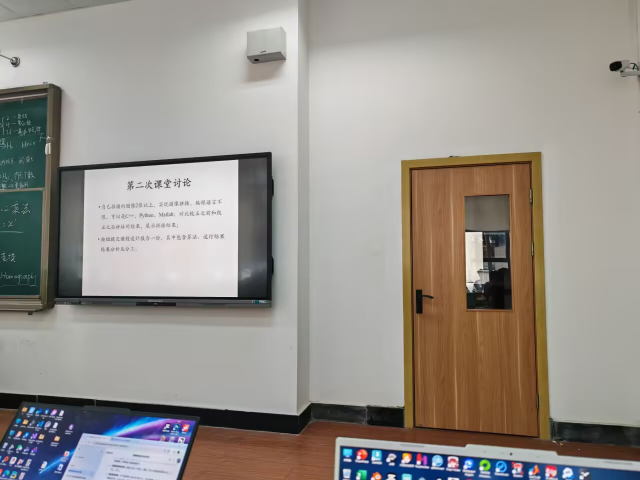
#> input picture Year3-Junior-大三/Sem2-大三下-智能感知与测控系统-Spring/01-计算机视觉-Computer-Vision/Source-视觉算法源码/Assets/1.jpg, 1280 x 960 px, found by its file name (shown at 1/2 size)
$ python CV3.py
#> lines starting #> are read from the running program, lines starting #| are printed output that depends on the picture; after the words box and inside, x2 and y2 are one past the last pixel; in counts of white or black regions, pixels touching at a corner belong together
import cv2
import numpy as np
import matplotlib.pyplot as plt


# 自动裁剪黑边的函数
def auto_crop(image, threshold=10):
    """
    找到全景图中的非黑色最大内接矩形进行裁剪
    """
    if image is None: return None

    # 转为灰度
    gray = cv2.cvtColor(image, cv2.COLOR_BGR2GRAY)

    # 阈值化，将所有非黑色区域（像素值>threshold）设为白(255)，其余黑(0)
    _, mask = cv2.threshold(gray, threshold, 255, cv2.THRESH_BINARY)

    # 找到所有非黑色区域的边界矩形
    non_zero_points = cv2.findNonZero(mask)
    if non_zero_points is None: return image
    x, y, w, h = cv2.boundingRect(non_zero_points)

    # 裁剪
    cropped = image[y:y + h, x:x + w]
    return cropped


# --- 主程序 ---

# 1. 读取原图 (确保 1.jpg 为左, 2.jpg 为中, 3.jpg 为右)
image_names = ['1.jpg', '2.jpg', '3.jpg']
raw_imgs = []
for name in image_names:
    img = cv2.imread(name)
#> img is the input picture: shape (960, 1280, 3); mean B, G, R 139.1, 145.7, 151
    if img is None:
        print(f"错误：无法读取图片 {name}，请确保其位于脚本同一目录下。")
        exit()
    raw_imgs.append(img)

# 2. 生成“校正前”对比图 (简单的横向排列，保持与之前一致)
h_min = min(img.shape[0] for img in raw_imgs)
#> h_min = 960
raw_resized = [cv2.resize(img, (int(img.shape[1] * h_min / img.shape[0]), h_min)) for img in raw_imgs]
#> raw_resized = 3 items
before_result = np.hstack(raw_resized)
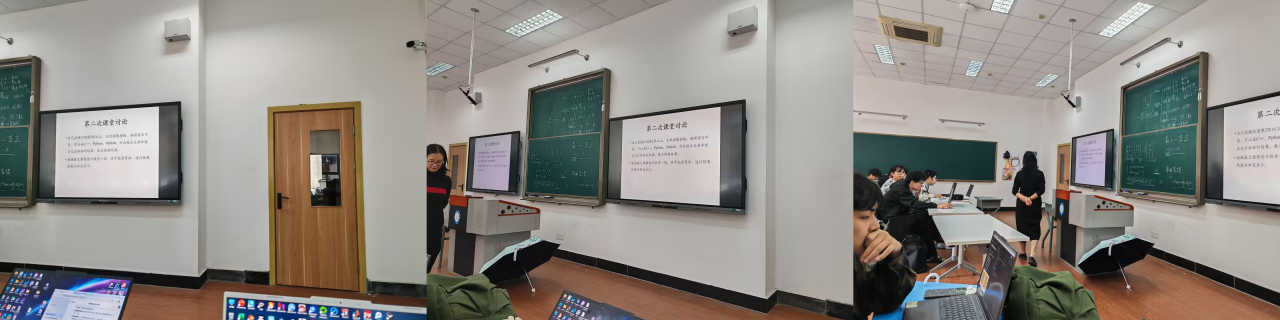
#> before_result: shape (960, 3840, 3) (shown at 1/3 size); mean of channels 0, 1, 2 131.9, 137.6, 142.1; drawn as B, G, R

# 3. 执行优化后的“校正后”拼接 (使用高级全景模式，内置柱面投影和自动相机参数估算)
print("正在执行高级全景拼接（柱面投影 + 自动相机畸变校正）...")

# 创建 Stitcher 对象，指定为全景模式
# 注意：这需要 opencv-contrib-python 包
stitcher = cv2.Stitcher_create(cv2.Stitcher_PANORAMA)

# 运行拼接
status, pano_raw = stitcher.stitch(raw_imgs)
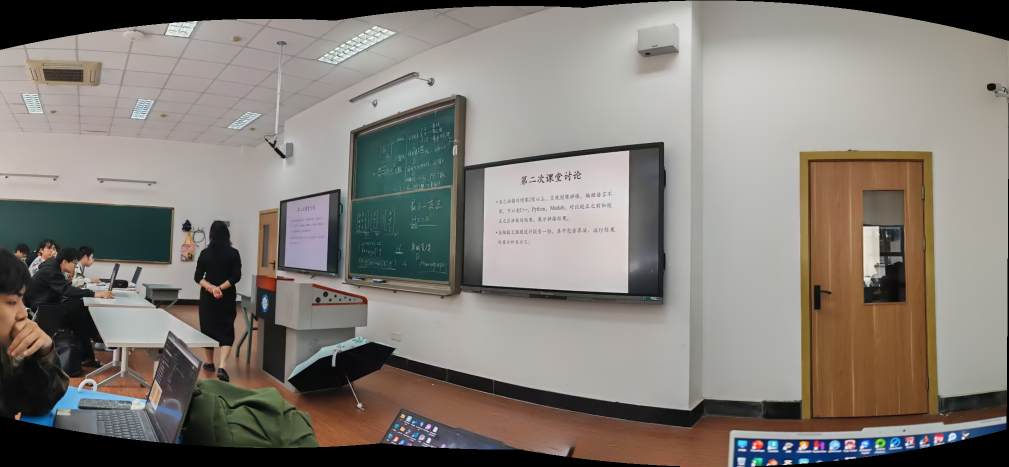
#> pano_raw: shape (933, 2018, 3) (shown at 1/2 size); mean of channels 0, 1, 2 118, 124.5, 130; drawn as B, G, R
#> status = 0

if status == cv2.Stitcher_OK:
    print("拼接成功！正在进行黑边裁剪...")

    # 4. 优化：自动裁剪黑边 (彻底解决“小”和不规则边缘问题)
    # 这个 final_result 就是我们要展示的“校正后”结果
    final_result = auto_crop(pano_raw)
#> in auto_crop, `gray = cv2.cvtColor(image, cv2.COLOR_BGR2GRAY)`:
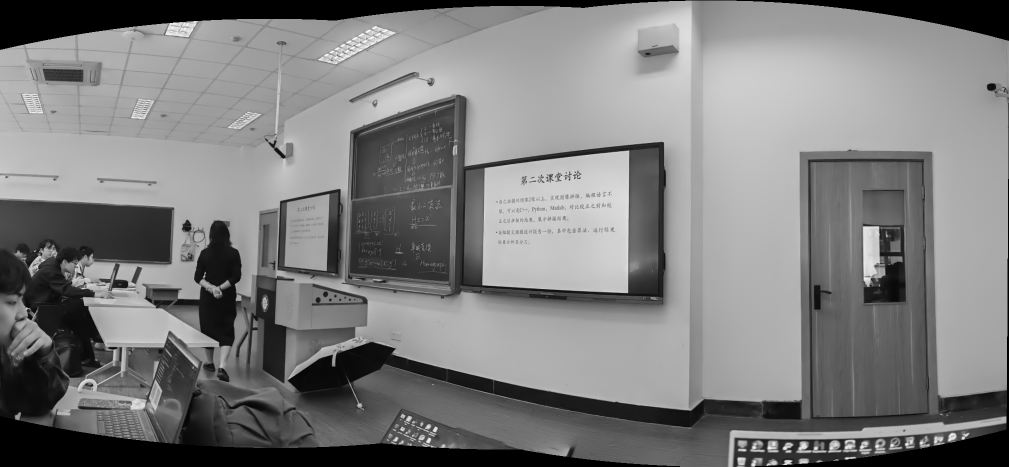
#> gray: shape (933, 2018) (shown at 1/2 size); min 0, max 252, mean 125.4
#> in auto_crop, `_, mask = cv2.threshold(gray, threshold, 255, cv2.THRESH_BINARY)`:
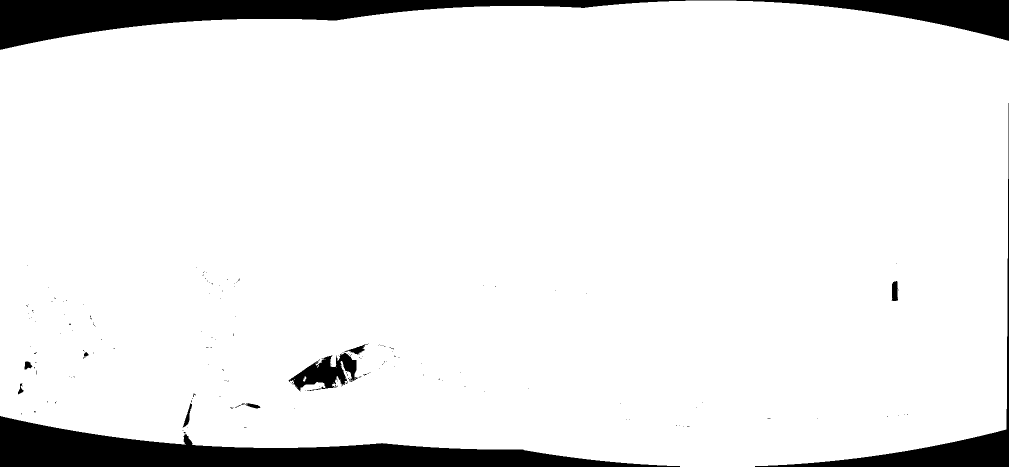
#> mask: shape (933, 2018) (shown at 1/2 size); 92.4% white; 178 black regions (166 under 20 px), largest, box (x1, y1, x2, y2) and area: (0, 0, 2018, 100) 64217, (0, 832, 1360, 933) 55646, (1510, 206, 2018, 933) 16042
#> in auto_crop, `non_zero_points = cv2.findNonZero(mask)`: non_zero_points = contour of 1739840 points, box (x1, y1, x2, y2) (0, 1, 2018, 933), area 368134
#> in auto_crop, `x, y, w, h = cv2.boundingRect(non_zero_points)`: x = 0; y = 1; w = 2018; h = 932

    if final_result is None:
        final_result = pano_raw  # 裁剪失败则保留原图

    # 5. 结果展示与保存
    # 注意：结果会被拉伸得很宽，可以通过调整matplotlib画布尺寸来适应
    cv2.imwrite('result_before.jpg', before_result)
    cv2.imwrite('result_after_optimized.jpg', final_result)

    # 使用 Matplotlib 显示
    plt.figure(figsize=(16, 10))  # 设置更宽的画布尺寸

    plt.subplot(2, 1, 1)
    plt.title("Before Correction (Simple Concatenation)", fontsize=14)
    plt.imshow(cv2.cvtColor(before_result, cv2.COLOR_BGR2RGB))
    plt.axis('off')

    plt.subplot(2, 1, 2)
    plt.title("After Correction (Optimized: Cylindrical Stitching + Auto-Crop)", fontsize=14)
    # final_result 已经是裁剪后的，图像内容将占据主体
    plt.imshow(cv2.cvtColor(final_result, cv2.COLOR_BGR2RGB))
    plt.axis('off')

    plt.tight_layout()
    print("全部完成。请在打开的窗口中查看结果，或在目录下查看保存的图片。")
    plt.show()
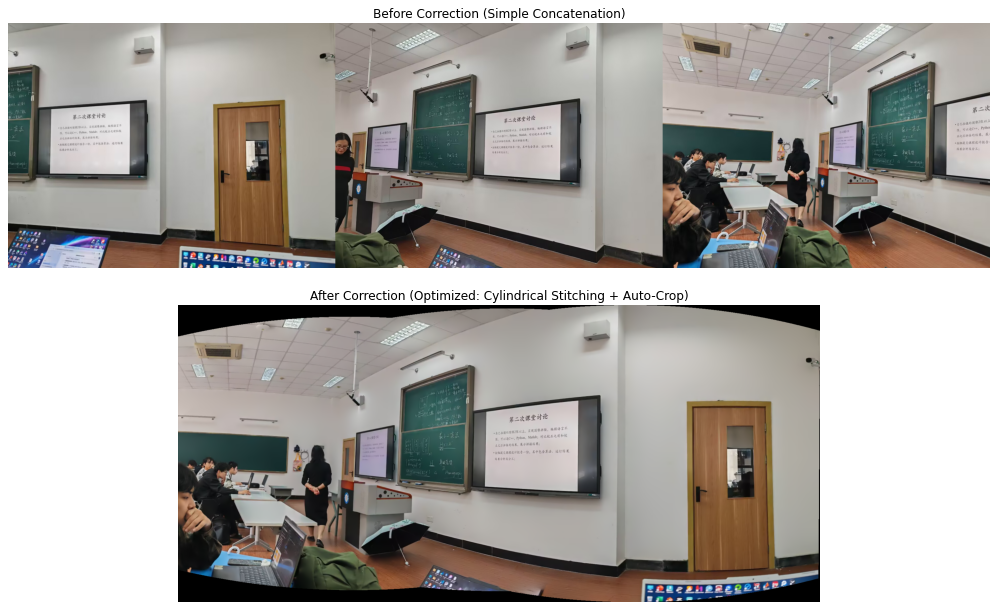
#> figure drawn by matplotlib, 2 panels

else:
    print(f"拼接失败。错误代码：{status}")
    print("可能原因：图像之间没有足够的重叠（建议重叠度 > 30%），或者角度差过大。")
    exit()
